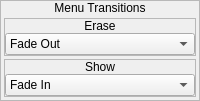
             <widget class="QFrame" name="frame_48">
              <property name="sizePolicy">
               <sizepolicy hsizetype="Fixed" vsizetype="Fixed">
                <horstretch>0</horstretch>
                <verstretch>0</verstretch>
               </sizepolicy>
              </property>
              <property name="frameShape">
               <enum>QFrame::StyledPanel</enum>
              </property>
              <property name="frameShadow">
               <enum>QFrame::Raised</enum>
              </property>
              <layout class="QVBoxLayout" name="verticalLayout_71">
               <property name="spacing">
                <number>0</number>
               </property>
               <property name="margin">
                <number>0</number>
               </property>
               <item>
                <widget class="QLabel" name="label_47">
                 <property name="sizePolicy">
                  <sizepolicy hsizetype="Preferred" vsizetype="Fixed">
                   <horstretch>0</horstretch>
                   <verstretch>0</verstretch>
                  </sizepolicy>
                 </property>
                 <property name="text">
                  <string>Menu Transitions</string>
                 </property>
                 <property name="alignment">
                  <set>Qt::AlignCenter</set>
                 </property>
                </widget>
               </item>
               <item>
                <widget class="QWidget" name="widget_46" native="true">
                 <layout class="QVBoxLayout" name="verticalLayout_72">
                  <property name="spacing">
                   <number>3</number>
                  </property>
                  <property name="margin">
                   <number>3</number>
                  </property>
                  <item>
                   <widget class="QFrame" name="frame_50">
                    <property name="frameShape">
                     <enum>QFrame::StyledPanel</enum>
                    </property>
                    <property name="frameShadow">
                     <enum>QFrame::Raised</enum>
                    </property>
                    <layout class="QVBoxLayout" name="verticalLayout_73">
                     <property name="spacing">
                      <number>0</number>
                     </property>
                     <property name="margin">
                      <number>0</number>
                     </property>
                     <item>
                      <widget class="QLabel" name="label_48">
                       <property name="sizePolicy">
                        <sizepolicy hsizetype="Preferred" vsizetype="Fixed">
                         <horstretch>0</horstretch>
                         <verstretch>0</verstretch>
                        </sizepolicy>
                       </property>
                       <property name="text">
                        <string>Erase</string>
                       </property>
                       <property name="alignment">
                        <set>Qt::AlignCenter</set>
                       </property>
                      </widget>
                     </item>
                     <item>
                      <widget class="QWidget" name="widget_54" native="true">
                       <layout class="QHBoxLayout" name="horizontalLayout_39">
                        <property name="spacing">
                         <number>0</number>
                        </property>
                        <property name="margin">
                         <number>0</number>
                        </property>
                        <item>
                         <widget class="QComboBox" name="cboxMenuTransition_Erase">
                          <item>
                           <property name="text">
                            <string>Fade Out</string>
                           </property>
                          </item>
                          <item>
                           <property name="text">
                            <string>Remove Blocks</string>
                           </property>
                          </item>
                          <item>
                           <property name="text">
                            <string>Wipe Downward</string>
                           </property>
                          </item>
                          <item>
                           <property name="text">
                            <string>Wipe Upward</string>
                           </property>
                          </item>
                          <item>
                           <property name="text">
                            <string>Venetian Blinds</string>
                           </property>
                          </item>
                          <item>
                           <property name="text">
                            <string>Vertical Blinds</string>
                           </property>
                          </item>
                          <item>
                           <property name="text">
                            <string>Horizontal Blinds</string>
                           </property>
                          </item>
                          <item>
                           <property name="text">
                            <string>Receding Square</string>
                           </property>
                          </item>
                          <item>
                           <property name="text">
                            <string>Expanding Square</string>
                           </property>
                          </item>
                          <item>
                           <property name="text">
                            <string>Screen Moves Up</string>
                           </property>
                          </item>
                          <item>
                           <property name="text">
                            <string>Screen Moves Down</string>
                           </property>
                          </item>
                          <item>
                           <property name="text">
                            <string>Screen Moves Left</string>
                           </property>
                          </item>
                          <item>
                           <property name="text">
                            <string>Screen Moves Right</string>
                           </property>
                          </item>
                          <item>
                           <property name="text">
                            <string>Vertical Division</string>
                           </property>
                          </item>
                          <item>
                           <property name="text">
                            <string>Horizontal Division</string>
                           </property>
                          </item>
                          <item>
                           <property name="text">
                            <string>Quadrasection</string>
                           </property>
                          </item>
                          <item>
                           <property name="text">
                            <string>Zoom In</string>
                           </property>
                          </item>
                          <item>
                           <property name="text">
                            <string>Mosaic</string>
                           </property>
                          </item>
                          <item>
                           <property name="text">
                            <string>Waver Screen</string>
                           </property>
                          </item>
                          <item>
                           <property name="text">
                            <string>Instantaneous</string>
                           </property>
                          </item>
                          <item>
                           <property name="text">
                            <string>No Transition</string>
                           </property>
                          </item>
                         </widget>
                        </item>
                       </layout>
                      </widget>
                     </item>
                    </layout>
                   </widget>
                  </item>
                  <item>
                   <widget class="QFrame" name="frame_52">
                    <property name="frameShape">
                     <enum>QFrame::StyledPanel</enum>
                    </property>
                    <property name="frameShadow">
                     <enum>QFrame::Raised</enum>
                    </property>
                    <layout class="QVBoxLayout" name="verticalLayout_74">
                     <property name="spacing">
                      <number>0</number>
                     </property>
                     <property name="margin">
                      <number>0</number>
                     </property>
                     <item>
                      <widget class="QLabel" name="label_49">
                       <property name="sizePolicy">
                        <sizepolicy hsizetype="Preferred" vsizetype="Fixed">
                         <horstretch>0</horstretch>
                         <verstretch>0</verstretch>
                        </sizepolicy>
                       </property>
                       <property name="text">
                        <string>Show</string>
                       </property>
                       <property name="alignment">
                        <set>Qt::AlignCenter</set>
                       </property>
                      </widget>
                     </item>
                     <item>
                      <widget class="QWidget" name="widget_55" native="true">
                       <layout class="QHBoxLayout" name="horizontalLayout_40">
                        <property name="spacing">
                         <number>0</number>
                        </property>
                        <property name="margin">
                         <number>0</number>
                        </property>
                        <item>
                         <widget class="QComboBox" name="cboxMenuTransition_Show">
                          <item>
                           <property name="text">
                            <string>Fade In</string>
                           </property>
                          </item>
                          <item>
                           <property name="text">
                            <string>Reconstitute Blocks</string>
                           </property>
                          </item>
                          <item>
                           <property name="text">
                            <string>Unwipe Downward</string>
                           </property>
                          </item>
                          <item>
                           <property name="text">
                            <string>Unwipe Upward</string>
                           </property>
                          </item>
                          <item>
                           <property name="text">
                            <string>Venetian Blinds</string>
                           </property>
                          </item>
                          <item>
                           <property name="text">
                            <string>Vertical Blinds</string>
                           </property>
                          </item>
                          <item>
                           <property name="text">
                            <string>Horizontal Blinds</string>
                           </property>
                          </item>
                          <item>
                           <property name="text">
                            <string>Receding Square</string>
                           </property>
                          </item>
                          <item>
                           <property name="text">
                            <string>Expanding Square</string>
                           </property>
                          </item>
                          <item>
                           <property name="text">
                            <string>Screen Moves Down</string>
                           </property>
                          </item>
                          <item>
                           <property name="text">
                            <string>Screen Moves Up</string>
                           </property>
                          </item>
                          <item>
                           <property name="text">
                            <string>Screen Moves Right</string>
                           </property>
                          </item>
                          <item>
                           <property name="text">
                            <string>Screen Moves Left</string>
                           </property>
                          </item>
                          <item>
                           <property name="text">
                            <string>Vertical Unify</string>
                           </property>
                          </item>
                          <item>
                           <property name="text">
                            <string>Horizontal Unify</string>
                           </property>
                          </item>
                          <item>
                           <property name="text">
                            <string>Unify Quadrants</string>
                           </property>
                          </item>
                          <item>
                           <property name="text">
                            <string>Zoom Out</string>
                           </property>
                          </item>
                          <item>
                           <property name="text">
                            <string>Mosaic</string>
                           </property>
                          </item>
                          <item>
                           <property name="text">
                            <string>Waver Screen</string>
                           </property>
                          </item>
                          <item>
                           <property name="text">
                            <string>Instantaneous</string>
                           </property>
                          </item>
                         </widget>
                        </item>
                       </layout>
                      </widget>
                     </item>
                    </layout>
                   </widget>
                  </item>
                 </layout>
                </widget>
               </item>
              </layout>
             </widget>
